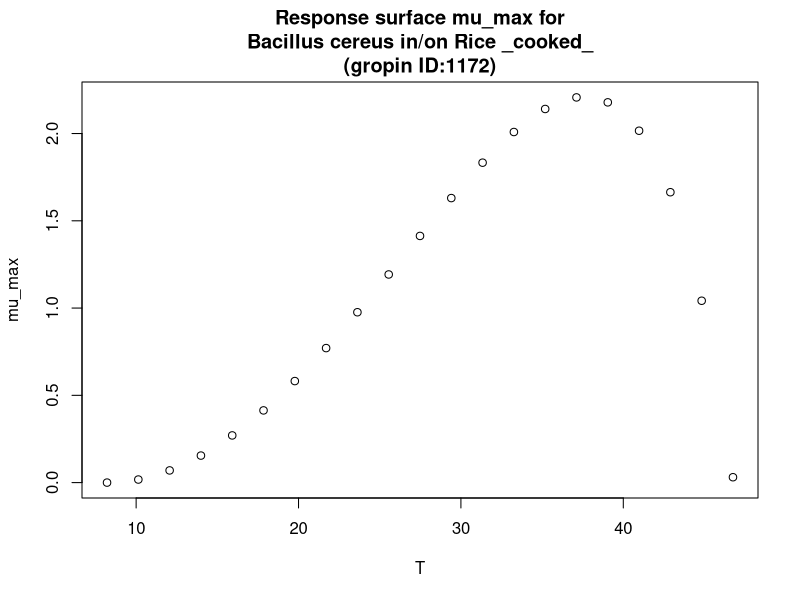

This figure's R source:
#############################
# start of Parameter script
#############################
T <- seq(8.2082,46.7532467532468,length.out=21)
#############################
# end of Parameter script
#############################
############################# 
# start of Model script Gropin ID 1172 
#############################
 
# constant coefficients for this model
 
variables <- data.frame(T)
argumentsPar <- expand.grid(variables)
 
# heart of the model
response_surface <- function(T) {
   mumax <-2.21*(T-46.8)*((T-8.23)^2)/(((37.6-8.23)*(T-37.6)-(37.6-46.8)*(37.6+8.23-2*T))*(37.6-8.23))

return(mumax=mumax)
} 

# output parameters
mumax <- cbind(argumentsPar,response_surface(argumentsPar['T']))
colnames(mumax) <- c(colnames(argumentsPar),'mumax')
#############################
# End of Model script
#############################
############################# 
# start of Visualisation script Gropin ID 1172 
#############################
plot(T,mumax$mumax,
                          xlab='T',
                          ylab='mu_max',main='Response surface mu_max for
Bacillus cereus in/on Rice _cooked_
(gropin ID:1172)')
#############################
# End of Visualisation script
#############################
